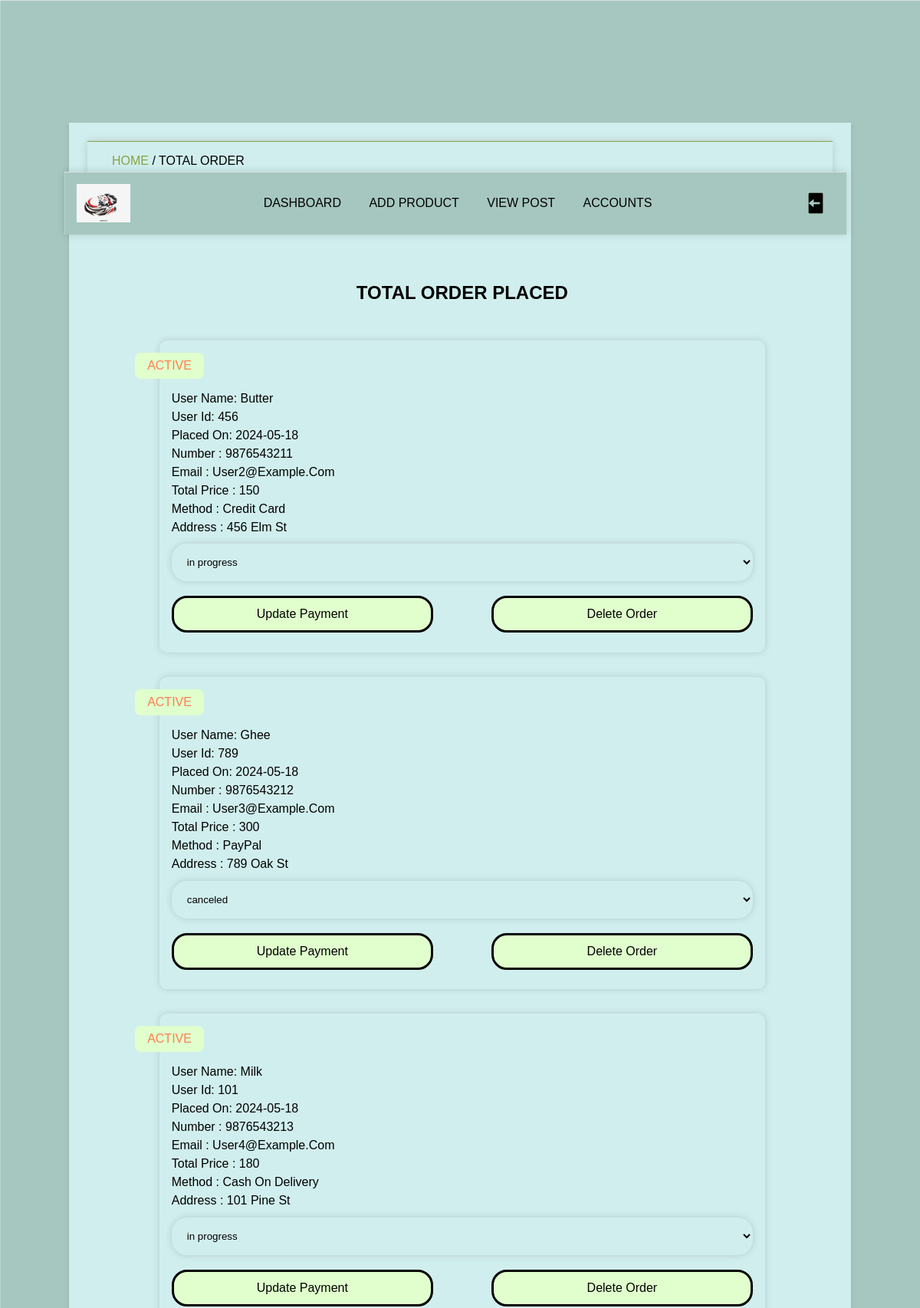
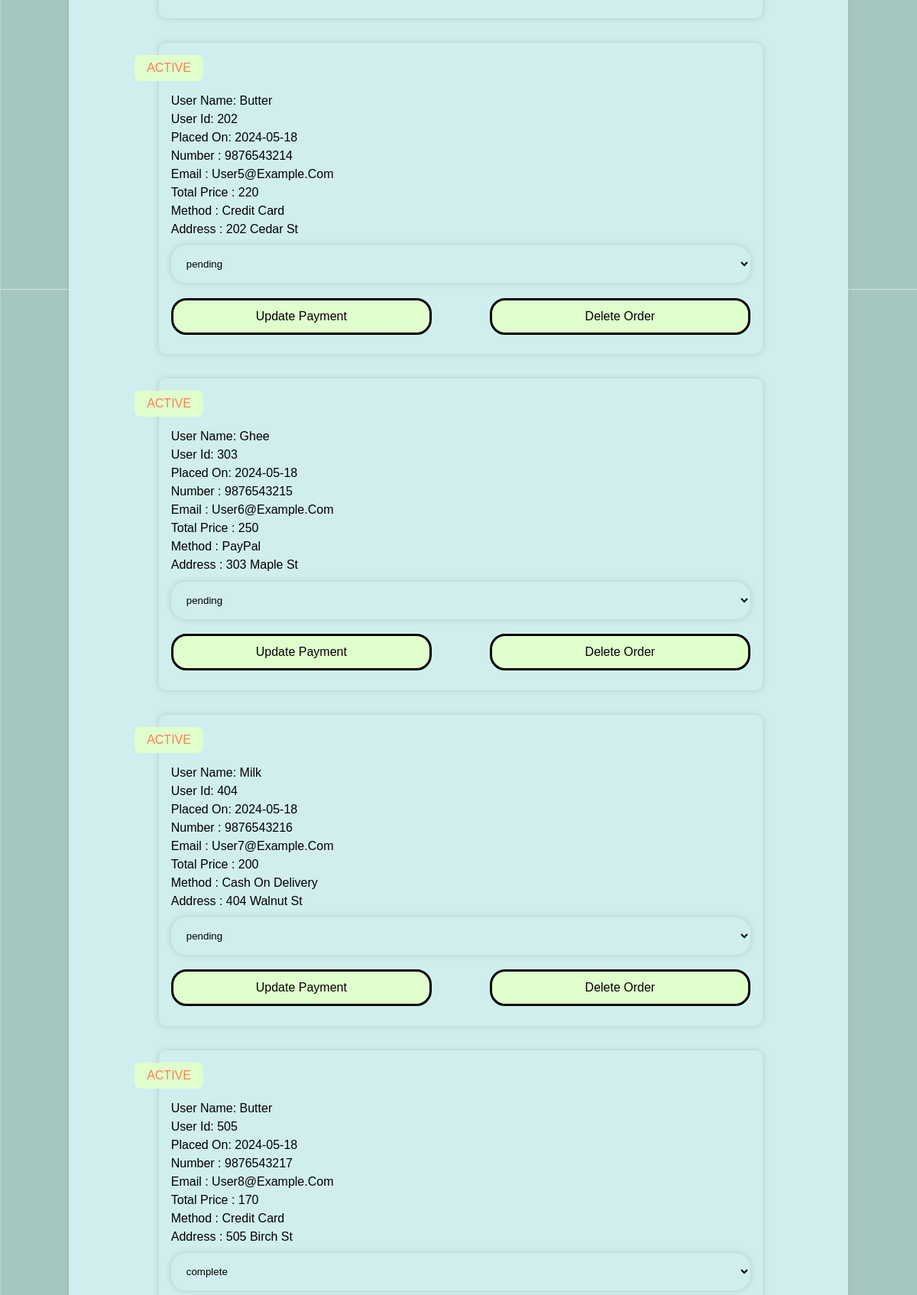
Screenshot of /MVC/Views/admin_order.php (signed in, upper part) with the database file from the repository (2 pictures, top to bottom).
### tables this page shows
CREATE TABLE `orders` (
  `id` varchar(20) NOT NULL,
  `user_id` varchar(20) NOT NULL,
  `name` varchar(50) NOT NULL,
  `number` varchar(10) NOT NULL,
  `email` varchar(50) NOT NULL,
  `address` varchar(200) NOT NULL,
  `address_type` varchar(10) NOT NULL,
  `method` varchar(50) NOT NULL,
  `product_id` varchar(20) NOT NULL,
  `price` varchar(10) NOT NULL,
  `qty` varchar(2) NOT NULL,
  `date` date NOT NULL DEFAULT current_timestamp(),
  `status` varchar(50) NOT NULL DEFAULT 'in progress',
  `payment_status` varchar(100) NOT NULL
);

### MVC/Models/order_handle_DB.php (called while the page is built, shortened)
<?php
require_once('connectionDB.php');
function ordersInfo() {
    global $conn;
    $select_products = $conn->prepare("SELECT * FROM `orders`");
    $select_products->execute();
    return $select_products;
}
?>

### MVC/Controllers/order_handle_controller.php (called while the page is built, shortened)
<?php
require_once('../Models/order_handle_DB.php');
function orders() {
    return ordersInfo();
}
?>

### MVC/Views/admin_order.php (the view, shortened to what this page needs)
<!DOCTYPE html>
<html lang="en">
<head>
	<link href='https://unpkg.com/boxicons@2.1.2/css/boxicons.min.css' rel='stylesheet'>
</head>
<body>
		<?php include 'admin_header.php'; ?>
		<div class="main">
			<div class="title2">
				<a href="home.php">home </a><span>/ total order</span>
			</div>
		<section class="order-container">
			<h1 class="heading">total order placed</h1>
			<div class="box-container">
				<?php
					require_once('../Controllers/order_handle_controller.php');
					$select_orders = orders();
					if ($select_orders->rowCount() > 0) {
						while($fetch_orders = $select_orders->fetch(PDO::FETCH_ASSOC)){
				?>
				<div class="box">
					<div class="status" style="color: <?php if($fetch_orders['status'] == 'in progress'){echo 'limegreen'; }else{echo "coral";} ?>;"><?= $fetch_orders['status'] ?></div>
					<div class="detail">
						<p>user name: <span><?= $fetch_orders['name']; ?></span></p>
						<p>user id: <span><?php echo $fetch_orders['user_id']; ?></span></p>
						<p>placed on: <span><?= $fetch_orders['date']; ?></span></p>
						<p>number : <span><?php echo $fetch_orders['number']; ?></span></p>
						<p>email : <span><?php echo $fetch_orders['email']; ?></span></p>
						<p>total price : <span><?php echo $fetch_orders['price']; ?></span></p>
						<p>method : <span><?php echo $fetch_orders['method']; ?></span></p>
						<p>address : <span><?php echo $fetch_orders['address']; ?></span></p>
					</div>
					<form method="post" action="../Controllers/order_handle_controller.php">
						<select name="update_payment">
							<option disabled selected><?php echo $fetch_orders['payment_status']; ?></option>
						</select>
						<div class="flex-btn">
							<input type="submit" name="update_order" value="update payment" class="btn">
							<input type="submit" name="delete_order" value="delete order" class="btn" onclick="return confirm('Delete this order?');">
						</div>
					</form>
				</div>
				<?php
						}
					}else{
							echo '
								<div class="empty">
									<p>no order placed yet!</p>
								</div>
							';
					}
				?>
			</div>
		</section>
	</div>
</body>
</html>

### rows the page displays
orders: status "ACTIVE", name "Butter", user "456", date "2024-05-18", number "9876543211", email "User2@example.com", price "150", method "Credit Card", address "456 Elm St", update_payment "in progress"
orders: status "ACTIVE", name "Ghee", user "789", date "2024-05-18", number "9876543212", email "User3@example.com", price "300", method "PayPal", address "789 Oak St", update_payment "canceled"
orders: status "ACTIVE", name "Milk", user "101", date "2024-05-18", number "9876543213", email "User4@example.com", price "180", method "Cash On Delivery", address "101 Pine St", update_payment "in progress"
orders: status "ACTIVE", name "Butter", user "202", date "2024-05-18", number "9876543214", email "User5@example.com", price "220", method "Credit Card", address "202 Cedar St", update_payment "pending"
orders: status "ACTIVE", name "Ghee", user "303", date "2024-05-18", number "9876543215", email "User6@example.com", price "250", method "PayPal", address "303 Maple St", update_payment "pending"
orders: status "ACTIVE", name "Milk", user "404", date "2024-05-18", number "9876543216", email "User7@example.com", price "200", method "Cash On Delivery", address "404 Walnut St", update_payment "pending"
orders: status "ACTIVE", name "Butter", user "505", date "2024-05-18", number "9876543217", email "User8@example.com", price "170", method "Credit Card", address "505 Birch St", update_payment "complete"
